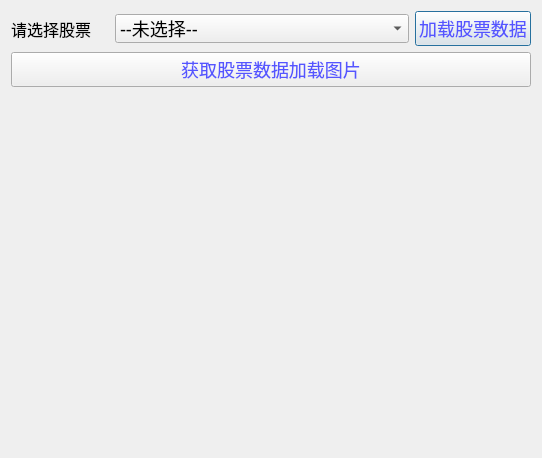
<?xml version="1.0" encoding="UTF-8"?>
<ui version="4.0">
 <class>stock</class>
 <widget class="QDialog" name="stock">
  <property name="geometry">
   <rect>
    <x>0</x>
    <y>0</y>
    <width>542</width>
    <height>458</height>
   </rect>
  </property>
  <property name="windowTitle">
   <string>stock</string>
  </property>
  <property name="styleSheet">
   <string notr="true">* {
	font-size:18px;
}

QPushButton{
	color:rgb(85, 85, 255);
	backgroud-color:rgb(85, 255, 255)
}</string>
  </property>
  <layout class="QVBoxLayout" name="verticalLayout" stretch="1,1,8">
   <item>
    <layout class="QHBoxLayout" name="horizontalLayout" stretch="2,6,2">
     <item>
      <widget class="QLabel" name="label">
       <property name="styleSheet">
        <string notr="true">* {
	font-size:16px;
}
QPushButton{
	color:rgb(0, 255, 255)
}</string>
       </property>
       <property name="text">
        <string>请选择股票</string>
       </property>
      </widget>
     </item>
     <item>
      <widget class="QComboBox" name="comboBox_select">
       <item>
        <property name="text">
         <string>--未选择--</string>
        </property>
       </item>
      </widget>
     </item>
     <item>
      <widget class="QPushButton" name="pushButton_load">
       <property name="text">
        <string>加载股票数据</string>
       </property>
      </widget>
     </item>
    </layout>
   </item>
   <item>
    <widget class="QPushButton" name="pushButton_loading">
     <property name="text">
      <string>获取股票数据加载图片</string>
     </property>
    </widget>
   </item>
   <item>
    <widget class="PlotWidget" name="widget_qtgraph" native="true"/>
   </item>
  </layout>
 </widget>
 <customwidgets>
  <customwidget>
   <class>PlotWidget</class>
   <extends>QWidget</extends>
   <header location="global">pyqtgraph</header>
   <container>1</container>
  </customwidget>
 </customwidgets>
 <resources/>
 <connections/>
</ui>
